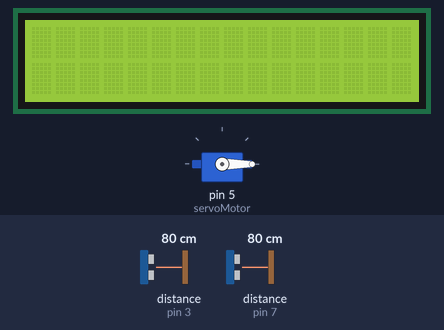
The sketch below on a simulated Arduino Uno, built with avr-gcc and run on an emulated ATmega328P. On the bench: servo, 16×2 character LCD. Wiring (inferred from the names in the program): 2 × ultrasonic range finder: trigger pin 2, echo pin 3 / trigger pin 6, echo pin 7. Inputs (shaded band) come from the test bench; at power-on: distance to the obstacle (sensors on pin 7, pin 3) 80 cm. The echo pulse lasts 58.3 µs per cm; what the sketch prints to the serial monitor is not drawn.

Above: at 1.2 s.
1.3 s: distance to the obstacle (sensor on pin 7) set to 22 cm
2.8 s: distance to the obstacle (sensor on pin 7) set to 19 cm
At 3.6 s:
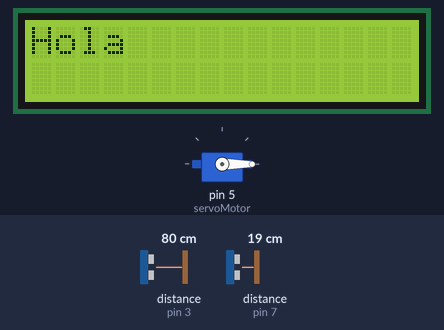
At 4.5 s:
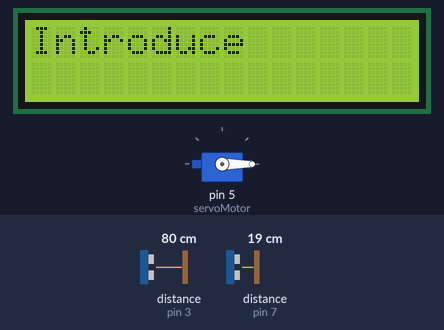
8.8 s: distance to the obstacle (sensor on pin 3) set to 7 cm
11.0 s: distance to the obstacle (sensor on pin 3) set to 4 cm
12.8 s: distance to the obstacle (sensor on pin 3) set to 9 cm
At 13.9 s:
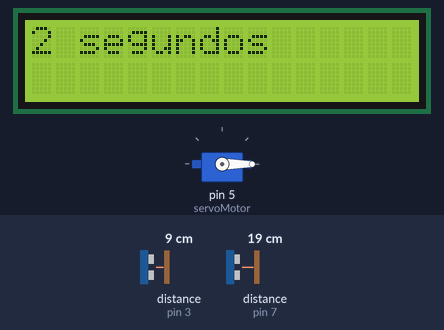
Timing chart, 0 to 15.8 s (numbered marks = the images above; inputs shaded):
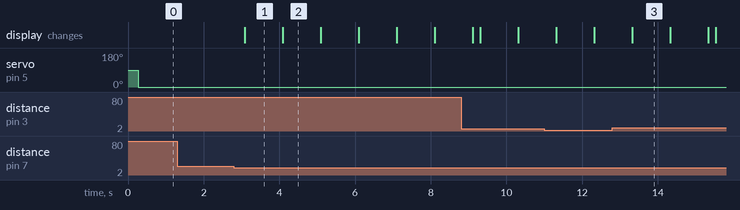

Measured:
- the behaviour switches between 21 and 20 cm on distance to the obstacle (sensor on pin 7) (found by bisection; images 0 and 1)
- after the input at 1.3 s, every drawn part: stays the same
- after the input at 2.8 s, the display: changes after 0.29 s (image 1)
- after the input at 12.8 s, servo on pin 5 (servoMotor): stays 0° (without the input it goes to 90° after 3.2 s)
- what the display in image 1 shows lasts 1.0 s, from 3.1 s to 4.1 s

The sketch:

maquina_recicladora_de_botellas1.ino
```cpp
#include <Servo.h>

#include <LiquidCrystal.h>//Añadimos librería para la LCD

LiquidCrystal lcd(8, 9, 10, 11, 12, 13);//Definimos pines de conexión de la LCD
//---------------RS, E, D4, D5, D6, D7 - Pines de la LCD
const int Trigger1 = 2;   //Pin digital 2 para el Trigger del sensor para mover motor
const int Echo1 = 3;   //Pin digital 3 para el Echo del sensorpara mover motor
const int Trigger2 = 6;   //Pin digital 2 para el Trigger del sensor para mover motor
const int Echo2 = 7;   //Pin digital 3 para el Echo del sensorpara mover motor
Servo servoMotor;

void setup(){
  Serial.begin(9600);//iniciailizamos la comunicación
  pinMode(Trigger1, OUTPUT); //pin como salida para sensor motor
  pinMode(Echo1, INPUT);  //pin como entrada para sensor motor
  digitalWrite(Trigger1, LOW);//Inicializamos el pin con 0 el del motor
  pinMode(Trigger2,OUTPUT);//pin como salida detectar usuarios
  pinMode(Echo2,INPUT);////pin como entrada para detectar usuarios
  digitalWrite(Trigger2, LOW);//Iniciamos pin con 0 el del detector de usuario
  servoMotor.attach(5);
  lcd.begin(16, 2);//Definimos las columnas y filas que contiene la LCD
}
void loop(){
  long t2; //timepo que demora en llegar el eco
  long d2; //distancia en centimetros

  digitalWrite(Trigger2, HIGH);
  delayMicroseconds(10);          //Enviamos un pulso de 10us
  digitalWrite(Trigger2, LOW);

  t2 = pulseIn(Echo2, HIGH); //obtenemos el ancho del pulso
  d2 = t2/59;             //escalamos el tiempo a una distancia en cm

  Serial.print("Distancia: ");
  Serial.print(d2);      //Enviamos serialmente el valor de la distancia
  Serial.print("cm");
  Serial.println();
  delay(100);          //Hacemos una pausa de 100ms

if (d2< 20) {
 lcd.print("Hola");
 delay(1000);
 lcd.clear();
 lcd.print("Introduce");
 delay(1000);
 lcd.clear();
 lcd.print("Botellas");
 delay(1000);
 lcd.clear();
 lcd.print("Espera");
 delay(1000);
 lcd.clear();
 lcd.print("2 segundos");
 delay(1000);
 lcd.clear();
 lcd.print("y Sueltala");
 delay(1000);
 lcd.clear();
 }

  long t1; //timepo que demora en llegar el eco
  long d1; //distancia en centimetros

  digitalWrite(Trigger1, HIGH);
  delayMicroseconds(10);          //Enviamos un pulso de 10us
  digitalWrite(Trigger1, LOW);

  t1 = pulseIn(Echo1, HIGH); //obtenemos el ancho del pulso
  d1 = t1/59;             //escalamos el tiempo a una distancia en cm

  Serial.print("Distancia: ");
  Serial.print(d1);      //Enviamos serialmente el valor de la distancia
  Serial.print("cm");
  Serial.println();
  delay(100);          //Hacemos una pausa de 100ms


if (d1 < 5) {
  servoMotor.write(0);// Desplazamos a la posición 90º
  delay(600);// Esperamos 1 segundo
  servoMotor.write(90);// Desplazamos a la posición 90º
  delay(600);// Esperamos 1 segundo
}else  {
   servoMotor.write(0);// Desplazamos a la posición 0º
    }

  }
```
